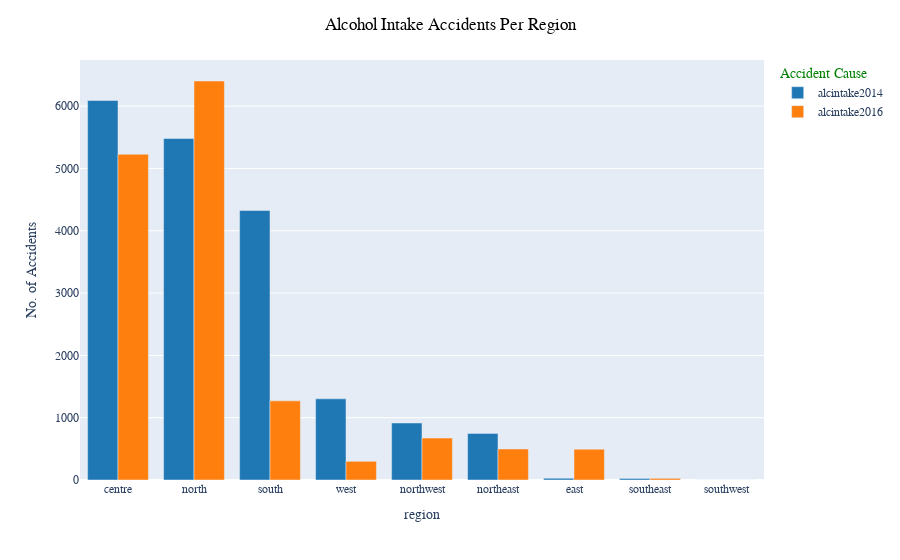

Write notebook code for a chart like this one.
### Markdown cell above
## 4. Report

- For the accident cause analysis per region, a bar chart or line graph could be used given that there are only 9 regions in India

### 4.1. Data Visualisation for Accidents Per Region

#### 4.1.1. Alcohol Intake Accidents Per Region

### Code cell
fig_0 = data.groupby("region")[alc_intake].sum().sort_values(["alcintake2014"], ascending=False)
fig_0 = px.bar(fig_0, barmode="group",
              labels={"value": "No. of Accidents", "variable": "Accident Cause"},
              color_discrete_sequence=px.colors.qualitative.D3)
fig_0.update_layout(title_text="Alcohol Intake Accidents Per Region", title_x=0.5,
                   font_family="Times New Roman", title_font_family="Times New Roman", 
                    title_font_color="black", legend_title_font_color="green")
fig_0.update_xaxes(title_font_family="Times New Roman")

### Figure 1 — Plotly figure (JSON) as saved in the notebook; plotly's stock layout.template omitted (floating-point values rounded to 4 significant figures)
{"data": [{"alignmentgroup": "True", "hovertemplate": "Accident Cause=alcintake2014<br>region=%{x}<br>No. of Accidents=%{y}<extra></extra>", "legendgroup": "alcintake2014", "marker": {"color": "#1F77B4", "pattern": {"shape": ""}}, "name": "alcintake2014", "offsetgroup": "alcintake2014", "orientation": "v", "showlegend": true, "textposition": "auto", "type": "bar", "x": ["centre", "north", "south", "west", "northwest", "northeast", "east", "southeast", "southwest"], "xaxis": "x", "y": [6091, 5481, 4325, 1303, 915, 748, 28, 25, 0], "yaxis": "y"}, {"alignmentgroup": "True", "hovertemplate": "Accident Cause=alcintake2016<br>region=%{x}<br>No. of Accidents=%{y}<extra></extra>", "legendgroup": "alcintake2016", "marker": {"color": "#FF7F0E", "pattern": {"shape": ""}}, "name": "alcintake2016", "offsetgroup": "alcintake2016", "orientation": "v", "showlegend": true, "textposition": "auto", "type": "bar", "x": ["centre", "north", "south", "west", "northwest", "northeast", "east", "southeast", "southwest"], "xaxis": "x", "y": [5228, 6404, 1270, 300, 673, 498, 494, 27, 0], "yaxis": "y"}], "layout": {"barmode": "group", "font": {"family": "Times New Roman"}, "legend": {"title": {"font": {"color": "green"}, "text": "Accident Cause"}, "tracegroupgap": 0}, "margin": {"t": 60}, "title": {"font": {"color": "black", "family": "Times New Roman"}, "text": "Alcohol Intake Accidents Per Region", "x": 0.5}, "xaxis": {"anchor": "y", "domain": [0, 1], "title": {"font": {"family": "Times New Roman"}, "text": "region"}}, "yaxis": {"anchor": "x", "domain": [0, 1], "title": {"text": "No. of Accidents"}}}}
